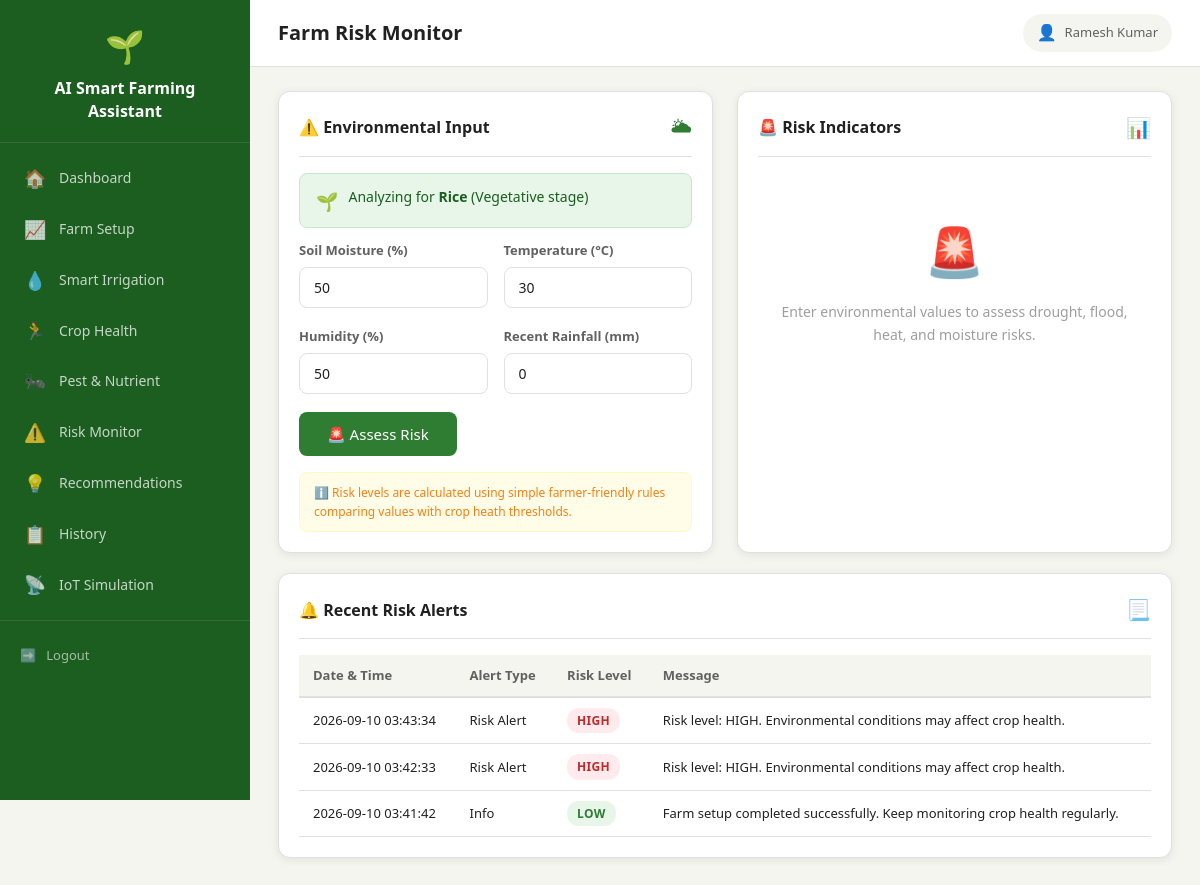
The app's page /risk-monitor (signed in) with its own data.
### tables this page shows
CREATE TABLE farms (
        id INTEGER PRIMARY KEY AUTOINCREMENT,
        user_id INTEGER NOT NULL,
        crop_name TEXT NOT NULL,
        crop_variety TEXT,
        farm_area TEXT,
        soil_type TEXT,
        growth_stage TEXT,
        sowing_date TEXT,
        location TEXT,
        created_at TIMESTAMP DEFAULT CURRENT_TIMESTAMP,
        FOREIGN KEY (user_id) REFERENCES users(id)
    );

CREATE TABLE alerts (
        id INTEGER PRIMARY KEY AUTOINCREMENT,
        user_id INTEGER NOT NULL,
        alert_type TEXT,
        message TEXT,
        risk_level TEXT,
        created_at TIMESTAMP DEFAULT CURRENT_TIMESTAMP,
        FOREIGN KEY (user_id) REFERENCES users(id)
    );

### app.py (the view, shortened to what this page needs)
@app.route("/risk-monitor", methods=["GET", "POST"])
@login_required
def risk_monitor():
    db = get_db()
    user_id = session["user_id"]
    risks = None
    farm = db.execute(
        "SELECT * FROM farms WHERE user_id = ? ORDER BY id DESC LIMIT 1",
        (user_id,)
    ).fetchone()
    recent_alerts = db.execute(
        "SELECT * FROM alerts WHERE user_id = ? ORDER BY id DESC LIMIT 10",
        (user_id,)
    ).fetchall()
    return render_template("risk_monitor.html", risks=risks, farm=farm,
                           recent_alerts=recent_alerts)

### app.py (called while the page is built)
@app.after_request
def add_cors_headers(response):
    response.headers["Access-Control-Allow-Origin"] = "*"
    response.headers["Access-Control-Allow-Methods"] = "GET, POST, OPTIONS"
    response.headers["Access-Control-Allow-Headers"] = "Content-Type, Authorization"
    return response

def get_db():
    if "db" not in g:
        g.db = sqlite3.connect(DATABASE)
        g.db.row_factory = sqlite3.Row
        g.db.execute("PRAGMA foreign_keys = ON")
    return g.db

def login_required(f):
    @wraps(f)
    def decorated_function(*args, **kwargs):
        if "user_id" not in session:
            flash("Please login first.", "warning")
            return redirect(url_for("login"))
        return f(*args, **kwargs)
    return decorated_function

### templates/risk_monitor.html (shortened to what this page needs)
{% extends "base.html" %}
{% block page_title %}Farm Risk Monitor{% endblock %}
{% block content %}
<div class="two-col">
    <div class="card">
        <div class="card-header">
            <h3>&#x26a0;&#xfe0f; Environmental Input</h3>
            <span class="card-icon">&#x1f325;</span>
        </div>
        {% if farm %}
        <div class="alert alert-success">
            <span class="alert-icon">&#x1f331;</span>
            <div>
                Analyzing for <strong>{{ farm.crop_name }}</strong>
                {% if farm.growth_stage %}({{ farm.growth_stage }} stage){% endif %}
            </div>
        </div>
        {% else %}
        <div class="alert alert-warning">
            <span class="alert-icon">&#x26a0;&#xfe0f;</span>
            <div>No farm set up yet. Risks will be calculated for general conditions. <a href="{{ url_for('farm') }}" style="color:var(--primary); font-weight:600;">Set up your farm &rarr;</a></div>
        </div>
        {% endif %}
        <form method="POST" action="{{ url_for('risk_monitor') }}">
            <div class="form-row">
                <div class="form-group">
                    <label for="soil_moisture">Soil Moisture (%)</label>
                    <input type="number" id="soil_moisture" name="soil_moisture" value="50" min="0" max="100" step="1" required>
                </div>
                <div class="form-group">
                    <label for="temperature">Temperature (&deg;C)</label>
                    <input type="number" id="temperature" name="temperature" value="30" min="-10" max="55" step="0.5" required>
                </div>
            </div>
            <div class="form-row">
                <div class="form-group">
                    <label for="humidity">Humidity (%)</label>
                    <input type="number" id="humidity" name="humidity" value="50" min="0" max="100" step="1" required>
                </div>
                <div class="form-group">
                    <label for="rainfall">Recent Rainfall (mm)</label>
                    <input type="number" id="rainfall" name="rainfall" value="0" min="0" max="100" step="0.5">
                </div>
            </div>
            <button type="submit" class="btn btn-primary btn-lg">&#x1f6a8; Assess Risk</button>
        </form>
        <div class="disclaimer" style="margin-top:16px;">
            &#x2139;&#xfe0f; Risk levels are calculated using simple farmer-friendly rules comparing values with crop heath thresholds.
        </div>
    </div>
    <div class="card">
        <div class="card-header">
            <h3>&#x1f6a8; Risk Indicators</h3>
            <span class="card-icon">&#x1f4ca;</span>
        </div>
        {% if risks %}
            {% set overall = risks.overall %}
            <div style="text-align:center; margin-bottom:20px; padding:16px; background:var(--bg-main); border-radius:var(--radius-lg);">
                <span style="font-size:14px; color:var(--text-secondary); display:block; margin-bottom:8px;">Overall Risk Level</span>
                <span class="badge {{ 'badge-high' if overall == 'HIGH' else ('badge-moderate' if overall == 'MODERATE' else 'badge-low') }}" style="font-size:20px; padding:8px 28px;">{{ overall }}</span>
            </div>
            <div class="risk-grid">
                {% set risk_items = [
                    ('drought', '\u2600\ufe0f Drought'),
                    ('flood', '\U0001f30a Flood'),
                    ('heat_stress', '\U0001f525 Heat Stress'),
                    ('excess_rain', '\U0001f327\ufe0f Excess Rainfall'),
                    ('low_moisture', '\U0001f4a7 Low Soil Moisture')
                ] %}
                {% for key, label in risk_items %}
                <div class="risk-card risk-{{ risks[key].level|lower }}">
                    <div class="risk-label">{{ label }}</div>
                    <div class="risk-level">{{ risks[key].level }}</div>
                    <div class="risk-message">{{ risks[key].message }}</div>
                </div>
                {% endfor %}
            </div>
        {% else %}
            <div class="empty-state">
                <span class="empty-icon">&#x1f6a8;</span>
                <p>Enter environmental values to assess drought, flood, heat, and moisture risks.</p>
            </div>
        {% endif %}
    </div>
</div>
<div class="card">
    <div class="card-header">
        <h3>&#x1f514; Recent Risk Alerts</h3>
        <span class="card-icon">&#x1f4c3;</span>
    </div>
    {% if recent_alerts %}
    <div class="table-container">
        <table>
            <thead>
                <tr>
                    <th>Date &amp; Time</th>
                    <th>Alert Type</th>
                    <th>Risk Level</th>
                    <th>Message</th>
                </tr>
            </thead>
            <tbody>
                {% for alert in recent_alerts %}
                <tr>
                    <td>{{ alert.created_at }}</td>
                    <td>{{ alert.alert_type }}</td>
                    <td>
                        <span class="badge {{ 'badge-high' if alert.risk_level == 'HIGH' else ('badge-moderate' if alert.risk_level == 'MODERATE' else 'badge-low') }}">{{ alert.risk_level }}</span>
                    </td>
                    <td>{{ alert.message }}</td>
                </tr>
                {% endfor %}
            </tbody>
        </table>
    </div>
    {% else %}
    <div class="empty-state">
        <span class="empty-icon">&#x1f514;</span>
        <p>No alerts yet. Assess risks to check for possible threats to your crop.</p>
    </div>
    {% endif %}
</div>
{% endblock %}

### static/css/style.css (style rules this page uses)
:root { --primary: #2e7d32; --primary-dark: #1b5e20; --primary-light: #4caf50; --secondary: #ff8f00; --secondary-light: #ffb74d; --danger: #c62828; --danger-light: #ef5350; --warning: #f57f17; --info: #0277bd; --bg-main: #f5f5f0; --bg-card: #ffffff; --bg-sidebar: #1b5e20; --text-primary: #212121; --text-secondary: #616161; --text-light: #9e9e9e; --border: #e0e0e0; --shadow: 0 2px 8px rgba(0, 0, 0, 0.08); --shadow-hover: 0 4px 16px rgba(0, 0, 0, 0.12); --radius: 8px; --radius-lg: 12px; --sidebar-width: 250px; }
* { margin: 0; padding: 0; box-sizing: border-box; }
body { font-family: 'Segoe UI', Tahoma, Geneva, Verdana, sans-serif; background: var(--bg-main); color: var(--text-primary); line-height: 1.6; min-height: 100vh; }
.card { background: var(--bg-card); border-radius: var(--radius-lg); box-shadow: var(--shadow); padding: 20px; margin-bottom: 20px; border: 1px solid var(--border); }
.card-header { display: flex; justify-content: space-between; align-items: center; margin-bottom: 16px; padding-bottom: 12px; border-bottom: 1px solid var(--border); }
.card-header h3 { font-size: 16px; font-weight: 600; color: var(--text-primary); }
.card-header .card-icon { font-size: 20px; color: var(--primary); }
.badge { display: inline-block; padding: 3px 10px; border-radius: 12px; font-size: 12px; font-weight: 600; text-transform: uppercase; letter-spacing: 0.3px; }
.badge-low { background: #e8f5e9; color: #2e7d32; }
.badge-high { background: #ffebee; color: #c62828; }
.form-group { margin-bottom: 18px; }
.form-group label { display: block; font-size: 13px; font-weight: 600; color: var(--text-secondary); margin-bottom: 6px; }
.form-group input, .form-group select, .form-group textarea { width: 100%; padding: 10px 14px; border: 1px solid var(--border); border-radius: var(--radius); font-size: 14px; color: var(--text-primary); background: var(--bg-card); transition: border-color 0.2s; font-family: inherit; }
.form-row { display: grid; grid-template-columns: 1fr 1fr; gap: 16px; }
.btn { display: inline-flex; align-items: center; gap: 8px; padding: 10px 20px; border: none; border-radius: var(--radius); font-size: 14px; font-weight: 500; cursor: pointer; transition: all 0.2s; font-family: inherit; }
.btn-primary { background: var(--primary); color: white; }
.btn-lg { padding: 12px 28px; font-size: 15px; }
.table-container { overflow-x: auto; }
table { width: 100%; border-collapse: collapse; font-size: 13px; }
thead th { background: var(--bg-main); padding: 10px 14px; text-align: left; font-weight: 600; color: var(--text-secondary); border-bottom: 2px solid var(--border); white-space: nowrap; }
tbody td { padding: 10px 14px; border-bottom: 1px solid var(--border); color: var(--text-primary); }
.alert { padding: 12px 16px; border-radius: var(--radius); margin-bottom: 12px; font-size: 14px; display: flex; align-items: flex-start; gap: 10px; }
.alert-success { background: #e8f5e9; color: #1b5e20; border: 1px solid #c8e6c9; }
.alert .alert-icon { font-size: 18px; flex-shrink: 0; margin-top: 1px; }
.empty-state { text-align: center; padding: 40px 20px; color: var(--text-light); }
.empty-state .empty-icon { font-size: 48px; display: block; margin-bottom: 12px; }
.empty-state p { font-size: 14px; }
.two-col { display: grid; grid-template-columns: 1fr 1fr; gap: 24px; }
.disclaimer { background: #fffde7; border: 1px solid #fff9c4; border-radius: var(--radius); padding: 10px 14px; font-size: 12px; color: #f57f17; margin-top: 16px; }

### records on screen
farms: crop_name "Rice", growth_stage "Vegetative"
alerts: created_at "2026-09-10 03:43:34", alert_type "Risk Alert", risk_level "HIGH", message "Risk level: HIGH. Environmental conditions may affect crop health."
alerts: created_at "2026-09-10 03:42:33", alert_type "Risk Alert", risk_level "HIGH", message "Risk level: HIGH. Environmental conditions may affect crop health."
alerts: created_at "2026-09-10 03:41:42", alert_type "Info", risk_level "LOW", message "Farm setup completed successfully. Keep monitoring crop health regularly."

### other values on screen
{{ session['user_name'] }} "Ramesh Kumar"
